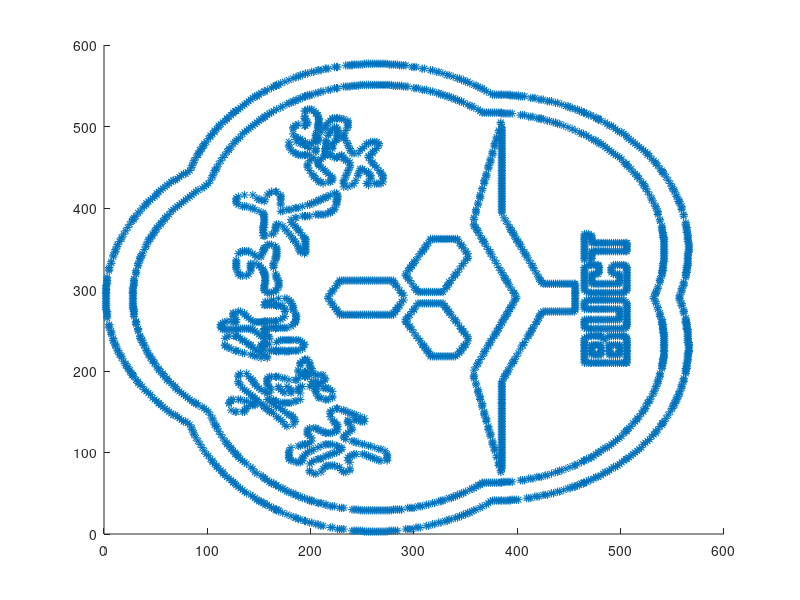

Here is the MATLAB script that generated this plot: (Note: this script raises an error after producing the figure.)

load("sol_best_GA.mat");
load("dot_loca.mat");

m=size(dot_loca,1);
scatter(dot_loca(:,1),dot_loca(:,2),'*')
hold on

M=moviein(m);
writerObj=VideoWriter('test.mp4','MPEG-4'); 
open(writerObj);
for i=1:m-1
    X=[dot_loca(sol_best_GA(i),1) dot_loca(sol_best_GA(i+1),1)];
    Y=[dot_loca(sol_best_GA(i),2) dot_loca(sol_best_GA(i+1),2)];
    plot(X,Y,'b-')
    M(i)=getframe;
    writeVideo(writerObj,M(i)); 
    hold on
end

movie(M);
close(writerObj); 
%DrawPath(sol_best,dot_loca);
